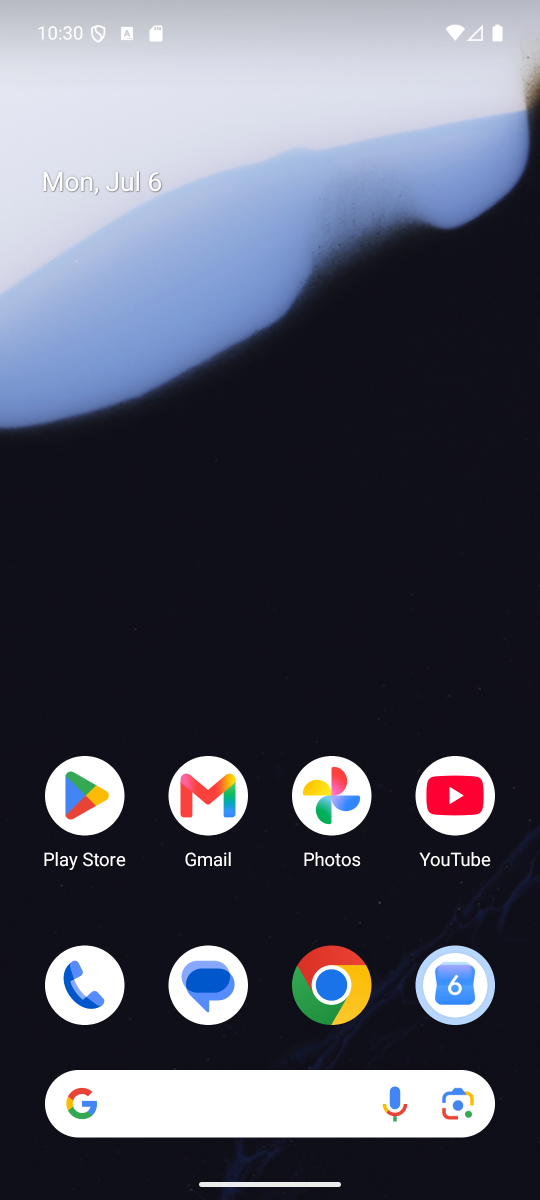
#> input picture assets/screenshots/hhh/manual/01-home-command-center.png, 1080 x 2400 px (shown at 1/2 size)
$ python _mock-hhh-web-companion.py
#> lines starting #> are read from the running program, lines starting #| are printed output that depends on the picture
"""Build accurate Web Companion mockup: LAN URL + large 4-digit pairing code (not QR-to-PC)."""
from __future__ import annotations

from pathlib import Path

from PIL import Image, ImageDraw, ImageFont

ROOT = Path(__file__).resolve().parents[1]
OUT = ROOT / "assets" / "screenshots" / "hhh" / "manual" / "09-web-companion.png"
BAK = OUT.with_suffix(".png.bak-qr-to-pc")
REF = ROOT / "assets" / "screenshots" / "hhh" / "manual" / "01-home-command-center.png"


def font(size: int, bold: bool = False):
    for path in (
        r"C:\Windows\Fonts\segoeuib.ttf" if bold else r"C:\Windows\Fonts\segoeui.ttf",
        r"C:\Windows\Fonts\arialbd.ttf" if bold else r"C:\Windows\Fonts\arial.ttf",
    ):
        try:
            return ImageFont.truetype(path, size)
        except OSError:
            continue
    return ImageFont.load_default()


def main() -> None:
    # Use current Home shot for chrome size / tab bar crop if available
    if REF.exists():
        base = Image.open(REF).convert("RGBA")
#> base is the input picture: PIL image 1080x2400 RGBA; mean R, G, B, A 80.8, 83.4, 97.5, 255
        w, h = base.size
#> w = 1080; h = 2400
    else:
        w, h = 1440, 3120
        base = Image.new("RGBA", (w, h), (245, 240, 232, 255))

    # Solid cream content canvas (keep status + nav from ref if possible)
    img = Image.new("RGBA", (w, h), (245, 240, 232, 255))
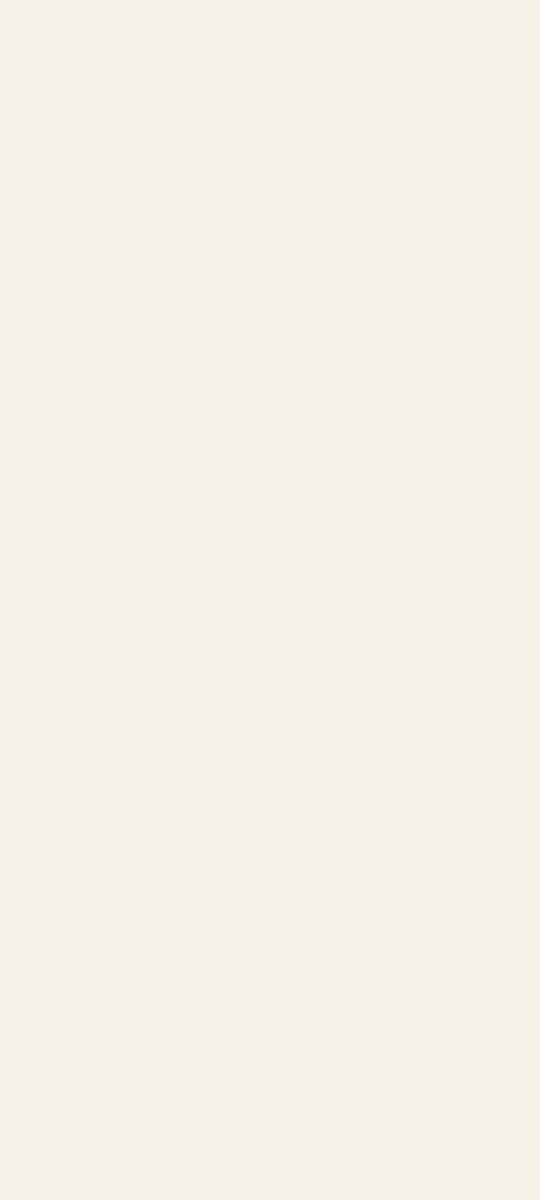
#> img: PIL image 1080x2400 RGBA (shown at 1/2 size); mean R, G, B, A 245, 240, 232, 255
    draw = ImageDraw.Draw(img)

    navy = (91, 35, 51, 255)
    soft = (138, 112, 112, 255)
    gold = (200, 170, 110, 255)
    white = (255, 255, 255, 255)
    green = (46, 125, 50, 255)
    cream = (245, 240, 232, 255)

    # Status bar strip
    draw.rectangle([0, 0, w, int(h * 0.035)], fill=(245, 240, 232, 255))
    draw.text((int(w * 0.04), int(h * 0.008)), "12:41", font=font(28), fill=navy)

    # Header
    y = int(h * 0.05)
#> y = 120
    draw.text((int(w * 0.04), y), "←  Web Companion", font=font(40, True), fill=navy)

    # Hero
    y = int(h * 0.12)
#> y = 288
    draw.ellipse([w // 2 - 70, y, w // 2 + 70, y + 140], outline=navy, width=6)
    draw.text((w // 2 - 30, y + 40), "🌐", font=font(48), fill=navy)
    y += 170
#> y = 458
    draw.text((w // 2 - 220, y), "Web Companion", font=font(52, True), fill=navy)
    y += 70
#> y = 528
    for line in (
        "Shows YOUR phone collection on this",
        "computer — same Wi‑Fi only.",
        "This is not the public website.",
    ):
        bbox = draw.textbbox((0, 0), line, font=font(28))
        draw.text(((w - (bbox[2] - bbox[0])) // 2, y), line, font=font(28), fill=soft)
        y += 40
#> this loop made 3 passes
#> bbox on passes 1 to 3: (0, 5, 520, 32), (0, 5, 406, 32), (-1, 5, 418, 32)
#> after the loop, y = 648

    # Live pill
    y += 30
#> y = 678
    pill = [int(w * 0.08), y, int(w * 0.92), y + 90]
#> pill = [86, 678, 993, 768]
    draw.rounded_rectangle(pill, radius=24, outline=green, width=4, fill=white)
    draw.ellipse([pill[0] + 36, y + 30, pill[0] + 66, y + 60], fill=green)
    draw.text((pill[0] + 90, y + 22), "Live dashboard running", font=font(30, True), fill=navy)
    draw.text((pill[2] - 320, y + 28), "Auto-stops in ~59 min", font=font(24), fill=soft)

    # URL + code card
    y += 130
#> y = 808
    card = [int(w * 0.06), y, int(w * 0.94), y + int(h * 0.42)]
#> card = [64, 808, 1015, 1816]
    draw.rounded_rectangle(card, radius=28, fill=white, outline=(220, 200, 190, 255), width=2)

    cx = card[0] + 48
#> cx = 112
    cy = card[1] + 40
#> cy = 848
    draw.text((cx, cy), "1. Open this address on your PC", font=font(32, True), fill=navy)
    cy += 50
#> cy = 898
    draw.text((cx, cy), "Same Wi‑Fi. Type it in any browser.", font=font(26), fill=soft)
    cy += 55
#> cy = 953
    draw.rounded_rectangle([cx, cy, card[2] - 48, cy + 100], radius=16, fill=(250, 245, 240, 255), outline=gold, width=2)
    draw.text((cx + 28, cy + 28), "http://10.0.0.42:8787", font=font(36, True), fill=navy)

    cy += 130
#> cy = 1083
    draw.text((cx, cy), "2. Enter this code", font=font(32, True), fill=navy)
    cy += 50
#> cy = 1133
    draw.text((cx, cy), "On the PC page, type the 4-digit code.", font=font(26), fill=soft)
    cy += 60
#> cy = 1193
    draw.rounded_rectangle([cx, cy, card[2] - 48, cy + 160], radius=20, fill=(91, 35, 51, 255))
    code = "4821"
    cf = font(96, True)
    cb = draw.textbbox((0, 0), code, font=cf)
#> cb = (0, 18, 244, 91)
    draw.text(
        (((card[0] + card[2]) - (cb[2] - cb[0])) // 2, cy + 30),
        code,
        font=cf,
        fill=gold,
    )

    cy += 190
#> cy = 1383
    # Primary buttons
    draw.rounded_rectangle([cx, cy, card[2] - 48, cy + 80], radius=18, fill=navy)
    draw.text((cx + 40, cy + 20), "Copy address", font=font(30, True), fill=white)
    cy += 100
#> cy = 1483
    draw.rounded_rectangle([cx, cy, card[2] - 48, cy + 80], radius=18, outline=navy, width=3, fill=cream)
    draw.text((cx + 40, cy + 20), "Copy code", font=font(30, True), fill=navy)

    # Optional one-click note (collapsed) — no primary QR
    cy += 110
#> cy = 1593
    draw.text((cx, cy), "Optional: one-click link / QR (advanced)", font=font(24), fill=soft)

    # Bottom tabs (5) matching current app
    tab_y = int(h * 0.90)
#> tab_y = 2160
    draw.rectangle([0, tab_y, w, h], fill=white)
    labels = ["Home", "My Pieces", "Tools", "Collectors", "Settings"]
    for i, lab in enumerate(labels):
        tx = int(w * (0.1 + i * 0.18))
        color = gold if lab == "Tools" else soft
        draw.text((tx, tab_y + 55), lab, font=font(22, lab == "Tools"), fill=color)

    if not BAK.exists() and OUT.exists():
        BAK.write_bytes(OUT.read_bytes())
        print(f"backup -> {BAK.name}")

    img.convert("RGB").save(OUT, quality=95)
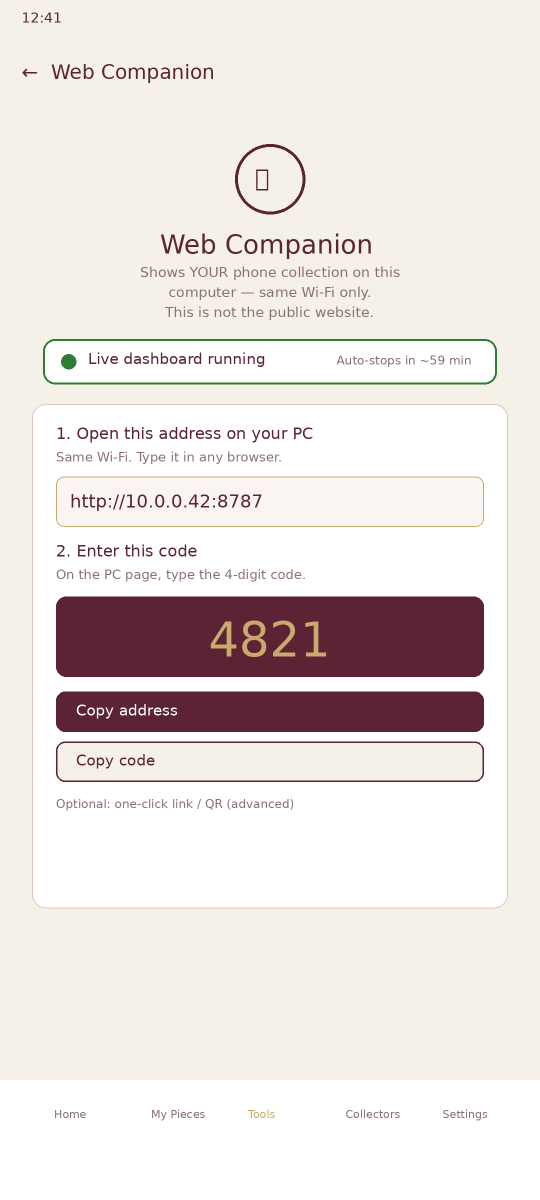
#> saved as 09-web-companion.png: PIL image 1080x2400 RGB (shown at 1/2 size); mean R, G, B 233.6, 225.9, 222.5
    print(f"wrote {OUT} ({w}x{h})")
#| wrote assets/screenshots/hhh/manual/09-web-companion.png (1080x2400)


if __name__ == "__main__":
    main()
